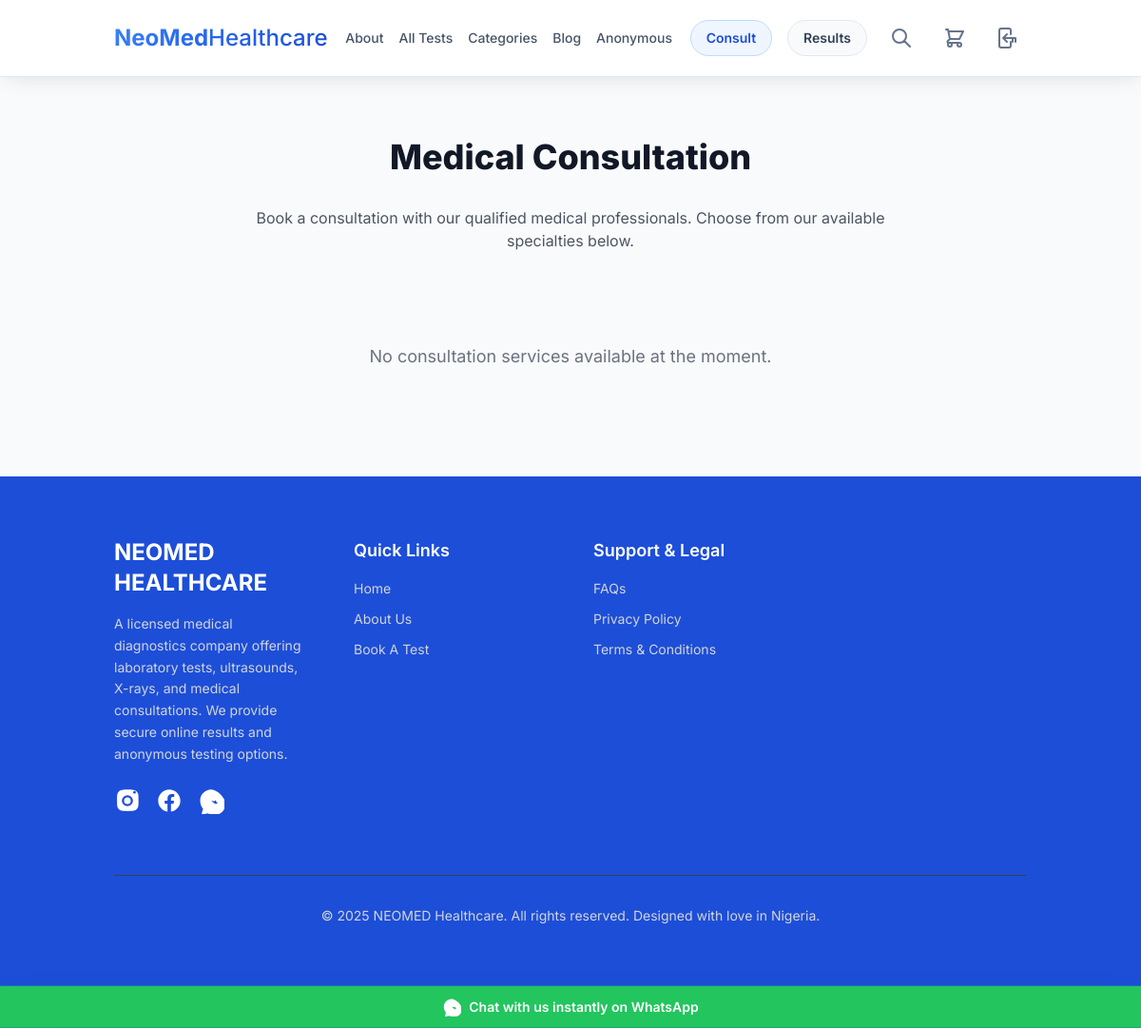
The app's page /consultation/, older data.
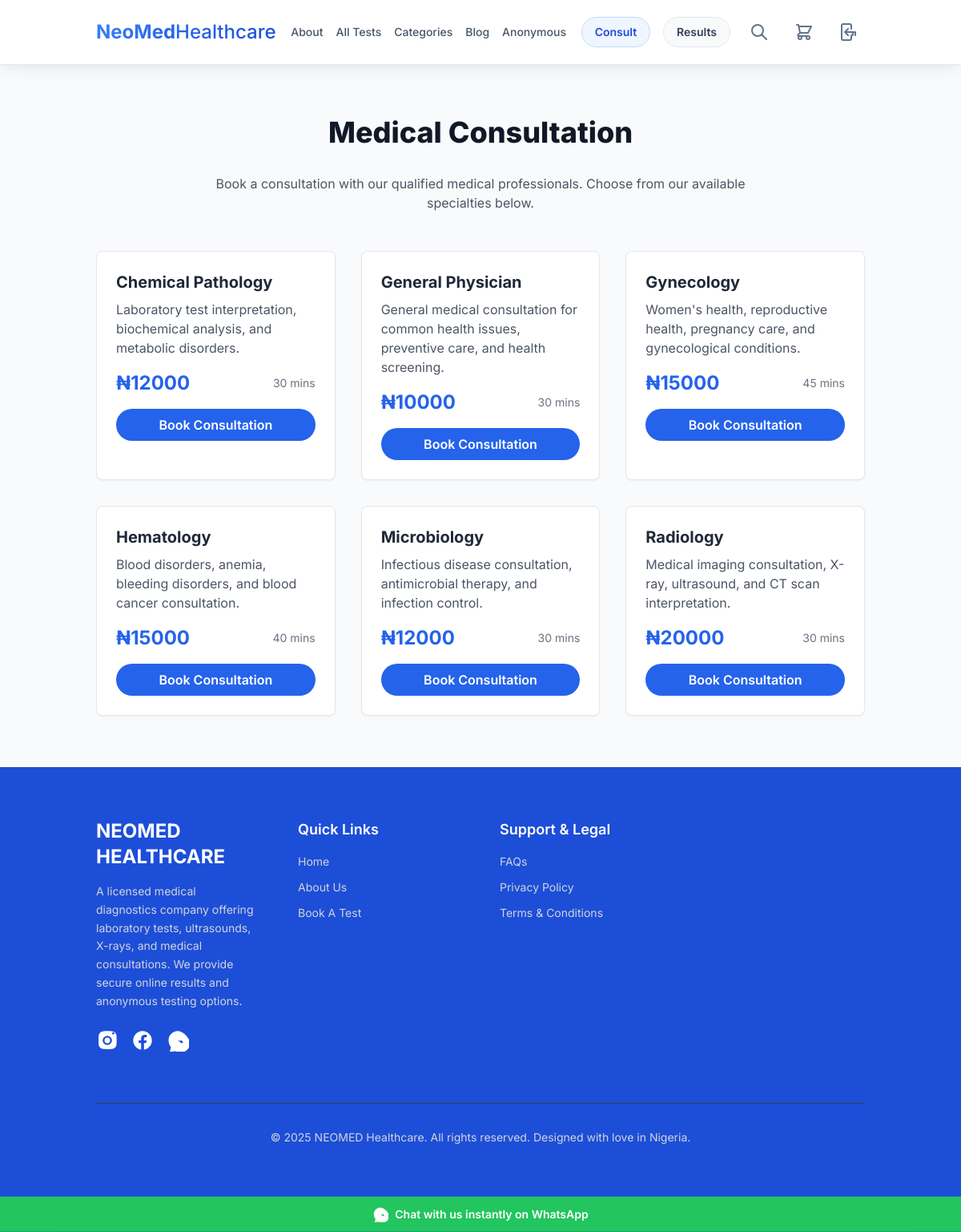
The same page, newer data.
### consultation/models.py (models this page shows, shortened)
class ConsultationSpecialty(models.Model):
    name = models.CharField(max_length=100, unique=True)
    description = models.TextField()
    price = models.DecimalField(max_digits=10, decimal_places=2)
    duration_minutes = models.PositiveIntegerField(default=30)
    is_available = models.BooleanField(default=True)
    class Meta:
        verbose_name_plural = "Consultation Specialties"

### consultation/views.py (the view)
# urls.py: path('', views.consultation_home, name='consultation_home'),
def consultation_home(request):
    specialties = ConsultationSpecialty.objects.filter(is_available=True).order_by('name')
    context = {
        'specialties': specialties,
    }
    return render(request, 'consultation/consultation_home.html', context)

### bookings/cart.py (called while the page is built)
    def __len__(self):
        return len(self.cart)

### bookings/context_processors.py (called while the page is built)
def cart(request):
    return {'cart': Cart(request)}

### consultation/templates/consultation/consultation_home.html (shortened to what this page needs)
{% extends "base.html" %}
{% block content %}
<div class="bg-gray-50 py-12 lg:py-16">
    <div class="container mx-auto px-6 lg:px-8">
        <h1 class="text-3xl lg:text-4xl font-extrabold text-gray-900 mb-8 text-center">Medical Consultation</h1>
        <p class="text-center text-gray-600 mb-12 max-w-2xl mx-auto">Book a consultation with our qualified medical professionals. Choose from our available specialties below.</p>
        <div class="grid grid-cols-1 md:grid-cols-2 lg:grid-cols-3 gap-8">
            {% for specialty in specialties %}
            <div class="bg-white border border-gray-200 rounded-lg shadow-sm hover:shadow-md transition-shadow duration-300">
                <div class="p-6">
                    <h3 class="text-xl font-bold text-gray-800 mb-2">{{ specialty.name }}</h3>
                    <p class="text-gray-600 mb-4">{{ specialty.description|truncatewords:20 }}</p>
                    <div class="flex justify-between items-center mb-4">
                        <span class="text-2xl font-bold text-primary-main">₦{{ specialty.price|floatformat:0 }}</span>
                        <span class="text-sm text-gray-500">{{ specialty.duration_minutes }} mins</span>
                    </div>
                    <a href="{% url 'consultation:booking' specialty.id %}"
                       class="w-full inline-block text-center bg-primary-main hover:bg-purple-900 text-white font-semibold py-2 px-4 rounded-full transition duration-300">
                        Book Consultation
                    </a>
                </div>
            </div>
            {% empty %}
            <div class="col-span-full text-center py-12">
                <p class="text-gray-500 text-lg">No consultation services available at the moment.</p>
            </div>
            {% endfor %}
        </div>
    </div>
</div>
{% endblock %}

Row changes from the older to the newer data that the page shows:
added ConsultationSpecialty: name "Chemical Pathology", description "Laboratory test interpretation, biochemical analysis, and metabolic disorders.", price "12000", duration_minutes "30"
added ConsultationSpecialty: name "General Physician", description "General medical consultation for common health issues, preventive care, and health screening.", price "10000", duration_minutes "30"
added ConsultationSpecialty: name "Gynecology", description "Women's health, reproductive health, pregnancy care, and gynecological conditions.", price "15000", duration_minutes "45"
added ConsultationSpecialty: name "Hematology", description "Blood disorders, anemia, bleeding disorders, and blood cancer consultation.", price "15000", duration_minutes "40"
added ConsultationSpecialty: name "Microbiology", description "Infectious disease consultation, antimicrobial therapy, and infection control.", price "12000", duration_minutes "30"
added ConsultationSpecialty: name "Radiology", description "Medical imaging consultation, X-ray, ultrasound, and CT scan interpretation.", price "20000", duration_minutes "30"
Text that changed along with them:
text no longer shown: "No consultation services available at the moment."
